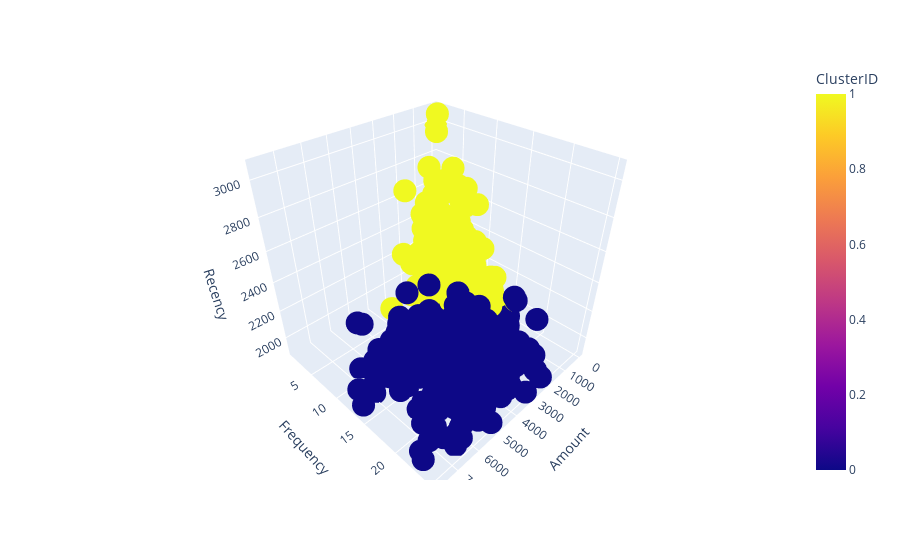

Write notebook code for a chart like this one.
### Code cell
import plotly.express as px
fig = px.scatter_3d(df1, x='Amount', y='Frequency', z='Recency', color = "ClusterID")
fig.show()

### Figure 1 — Plotly figure (JSON) as saved in the notebook; plotly's stock layout.template omitted (floating-point values rounded to 4 significant figures; data arrays with more than 128 entries replaced by an {"elided": "..."} marker saying what was removed)
{"data": [{"hovertemplate": "Amount=%{x}<br>Frequency=%{y}<br>Recency=%{z}<br>ClusterID=%{marker.color}<extra></extra>", "legendgroup": "", "marker": {"color": {"elided": "730 int values"}, "coloraxis": "coloraxis", "symbol": "circle"}, "mode": "markers", "name": "", "scene": "scene", "showlegend": false, "type": "scatter3d", "x": {"elided": "730 float values"}, "y": {"elided": "730 int values"}, "z": {"elided": "730 int values"}}], "layout": {"coloraxis": {"colorbar": {"title": {"text": "ClusterID"}}, "colorscale": [[0, "#0d0887"], [0.1111, "#46039f"], [0.2222, "#7201a8"], [0.3333, "#9c179e"], [0.4444, "#bd3786"], [0.5556, "#d8576b"], [0.6667, "#ed7953"], [0.7778, "#fb9f3a"], [0.8889, "#fdca26"], [1, "#f0f921"]]}, "legend": {"tracegroupgap": 0}, "margin": {"t": 60}, "scene": {"domain": {"x": [0, 1], "y": [0, 1]}, "xaxis": {"title": {"text": "Amount"}}, "yaxis": {"title": {"text": "Frequency"}}, "zaxis": {"title": {"text": "Recency"}}}}}
